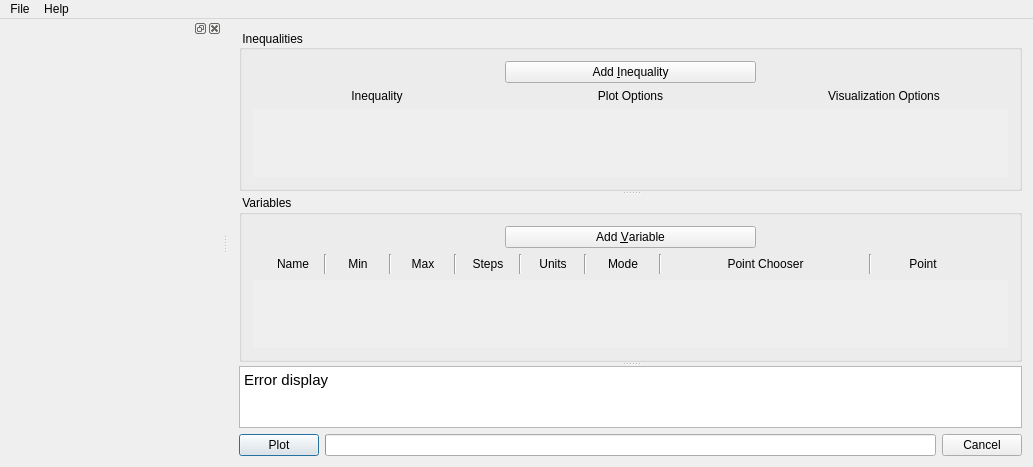
<?xml version="1.0" encoding="UTF-8"?>
<ui version="4.0">
 <class>BareMinimumPlotter</class>
 <widget class="QMainWindow" name="BareMinimumPlotter">
  <property name="geometry">
   <rect>
    <x>0</x>
    <y>0</y>
    <width>1032</width>
    <height>467</height>
   </rect>
  </property>
  <property name="windowTitle">
   <string>BareMinimumPlotter</string>
  </property>
  <widget class="QWidget" name="centralWidget">
   <layout class="QVBoxLayout" name="verticalLayout_4">
    <item>
     <widget class="QSplitter" name="splitter">
      <property name="frameShape">
       <enum>QFrame::Box</enum>
      </property>
      <property name="lineWidth">
       <number>0</number>
      </property>
      <property name="midLineWidth">
       <number>0</number>
      </property>
      <property name="orientation">
       <enum>Qt::Vertical</enum>
      </property>
      <property name="opaqueResize">
       <bool>true</bool>
      </property>
      <widget class="QGroupBox" name="groupBox_Inequalities">
       <property name="sizePolicy">
        <sizepolicy hsizetype="Preferred" vsizetype="Preferred">
         <horstretch>0</horstretch>
         <verstretch>1</verstretch>
        </sizepolicy>
       </property>
       <property name="title">
        <string> Inequalities</string>
       </property>
       <property name="alignment">
        <set>Qt::AlignLeading|Qt::AlignLeft|Qt::AlignVCenter</set>
       </property>
       <layout class="QVBoxLayout" name="layout_groupBox_Inequalities">
        <item>
         <layout class="QHBoxLayout" name="layout_AddInequality">
          <item>
           <spacer name="horizontalSpacer_4">
            <property name="orientation">
             <enum>Qt::Horizontal</enum>
            </property>
            <property name="sizeHint" stdset="0">
             <size>
              <width>40</width>
              <height>20</height>
             </size>
            </property>
           </spacer>
          </item>
          <item>
           <widget class="QPushButton" name="button_AddInequality">
            <property name="sizePolicy">
             <sizepolicy hsizetype="Expanding" vsizetype="Fixed">
              <horstretch>0</horstretch>
              <verstretch>0</verstretch>
             </sizepolicy>
            </property>
            <property name="focusPolicy">
             <enum>Qt::TabFocus</enum>
            </property>
            <property name="text">
             <string>Add &amp;Inequality</string>
            </property>
           </widget>
          </item>
          <item>
           <spacer name="horizontalSpacer_5">
            <property name="orientation">
             <enum>Qt::Horizontal</enum>
            </property>
            <property name="sizeHint" stdset="0">
             <size>
              <width>40</width>
              <height>20</height>
             </size>
            </property>
           </spacer>
          </item>
         </layout>
        </item>
        <item>
         <layout class="QHBoxLayout" name="layout_InequalityLabels">
          <item>
           <widget class="QLabel" name="label_Inequality">
            <property name="text">
             <string>Inequality</string>
            </property>
            <property name="alignment">
             <set>Qt::AlignCenter</set>
            </property>
           </widget>
          </item>
          <item>
           <widget class="QLabel" name="label_InequalityPlotOption">
            <property name="text">
             <string>Plot Options</string>
            </property>
            <property name="alignment">
             <set>Qt::AlignCenter</set>
            </property>
           </widget>
          </item>
          <item>
           <widget class="QLabel" name="label_InequalityVisualization">
            <property name="text">
             <string>Visualization Options</string>
            </property>
            <property name="alignment">
             <set>Qt::AlignCenter</set>
            </property>
           </widget>
          </item>
         </layout>
        </item>
        <item>
         <widget class="QScrollArea" name="scrollArea_InequalityInputs">
          <property name="sizePolicy">
           <sizepolicy hsizetype="Expanding" vsizetype="Preferred">
            <horstretch>0</horstretch>
            <verstretch>0</verstretch>
           </sizepolicy>
          </property>
          <property name="minimumSize">
           <size>
            <width>0</width>
            <height>0</height>
           </size>
          </property>
          <property name="baseSize">
           <size>
            <width>0</width>
            <height>0</height>
           </size>
          </property>
          <property name="focusPolicy">
           <enum>Qt::TabFocus</enum>
          </property>
          <property name="frameShape">
           <enum>QFrame::NoFrame</enum>
          </property>
          <property name="horizontalScrollBarPolicy">
           <enum>Qt::ScrollBarAlwaysOff</enum>
          </property>
          <property name="widgetResizable">
           <bool>true</bool>
          </property>
          <widget class="QWidget" name="scrollAreaWidget_InequalityInputs">
           <property name="geometry">
            <rect>
             <x>0</x>
             <y>0</y>
             <width>769</width>
             <height>76</height>
            </rect>
           </property>
           <layout class="QVBoxLayout" name="verticalLayout">
            <item>
             <layout class="QVBoxLayout" name="layout_Inequality"/>
            </item>
           </layout>
          </widget>
         </widget>
        </item>
       </layout>
      </widget>
      <widget class="QGroupBox" name="groupBox_Variables">
       <property name="sizePolicy">
        <sizepolicy hsizetype="Preferred" vsizetype="Preferred">
         <horstretch>0</horstretch>
         <verstretch>1</verstretch>
        </sizepolicy>
       </property>
       <property name="title">
        <string> Variables</string>
       </property>
       <property name="flat">
        <bool>true</bool>
       </property>
       <property name="checkable">
        <bool>false</bool>
       </property>
       <layout class="QVBoxLayout" name="layout_groupBox_Variables">
        <item>
         <layout class="QHBoxLayout" name="layout_AddVariable">
          <property name="bottomMargin">
           <number>0</number>
          </property>
          <item>
           <spacer name="horizontalSpacer">
            <property name="orientation">
             <enum>Qt::Horizontal</enum>
            </property>
            <property name="sizeHint" stdset="0">
             <size>
              <width>40</width>
              <height>20</height>
             </size>
            </property>
           </spacer>
          </item>
          <item>
           <widget class="QPushButton" name="button_AddVariable">
            <property name="sizePolicy">
             <sizepolicy hsizetype="Expanding" vsizetype="Fixed">
              <horstretch>0</horstretch>
              <verstretch>0</verstretch>
             </sizepolicy>
            </property>
            <property name="focusPolicy">
             <enum>Qt::TabFocus</enum>
            </property>
            <property name="text">
             <string>Add &amp;Variable</string>
            </property>
           </widget>
          </item>
          <item>
           <spacer name="horizontalSpacer_2">
            <property name="orientation">
             <enum>Qt::Horizontal</enum>
            </property>
            <property name="sizeHint" stdset="0">
             <size>
              <width>40</width>
              <height>20</height>
             </size>
            </property>
           </spacer>
          </item>
         </layout>
        </item>
        <item>
         <layout class="QHBoxLayout" name="layout_VariableLabels">
          <property name="spacing">
           <number>6</number>
          </property>
          <property name="sizeConstraint">
           <enum>QLayout::SetDefaultConstraint</enum>
          </property>
          <property name="bottomMargin">
           <number>0</number>
          </property>
          <item>
           <spacer name="horizontalSpacer_6">
            <property name="orientation">
             <enum>Qt::Horizontal</enum>
            </property>
            <property name="sizeType">
             <enum>QSizePolicy::Minimum</enum>
            </property>
            <property name="sizeHint" stdset="0">
             <size>
              <width>15</width>
              <height>20</height>
             </size>
            </property>
           </spacer>
          </item>
          <item>
           <widget class="QLabel" name="label_VariableName">
            <property name="minimumSize">
             <size>
              <width>50</width>
              <height>0</height>
             </size>
            </property>
            <property name="text">
             <string>Name</string>
            </property>
            <property name="alignment">
             <set>Qt::AlignCenter</set>
            </property>
           </widget>
          </item>
          <item>
           <widget class="Line" name="line">
            <property name="orientation">
             <enum>Qt::Vertical</enum>
            </property>
           </widget>
          </item>
          <item>
           <widget class="QLabel" name="label_VariableMin">
            <property name="minimumSize">
             <size>
              <width>50</width>
              <height>0</height>
             </size>
            </property>
            <property name="text">
             <string>Min</string>
            </property>
            <property name="alignment">
             <set>Qt::AlignCenter</set>
            </property>
           </widget>
          </item>
          <item>
           <widget class="Line" name="line_2">
            <property name="orientation">
             <enum>Qt::Vertical</enum>
            </property>
           </widget>
          </item>
          <item>
           <widget class="QLabel" name="label_VariableMx">
            <property name="minimumSize">
             <size>
              <width>50</width>
              <height>0</height>
             </size>
            </property>
            <property name="text">
             <string>Max</string>
            </property>
            <property name="alignment">
             <set>Qt::AlignCenter</set>
            </property>
           </widget>
          </item>
          <item>
           <widget class="Line" name="line_3">
            <property name="orientation">
             <enum>Qt::Vertical</enum>
            </property>
           </widget>
          </item>
          <item>
           <widget class="QLabel" name="label_VariableElements">
            <property name="minimumSize">
             <size>
              <width>50</width>
              <height>0</height>
             </size>
            </property>
            <property name="text">
             <string>Steps</string>
            </property>
            <property name="alignment">
             <set>Qt::AlignCenter</set>
            </property>
           </widget>
          </item>
          <item>
           <widget class="Line" name="line_4">
            <property name="orientation">
             <enum>Qt::Vertical</enum>
            </property>
           </widget>
          </item>
          <item>
           <widget class="QLabel" name="label_VariableUnits">
            <property name="minimumSize">
             <size>
              <width>50</width>
              <height>0</height>
             </size>
            </property>
            <property name="text">
             <string>Units</string>
            </property>
            <property name="alignment">
             <set>Qt::AlignCenter</set>
            </property>
           </widget>
          </item>
          <item>
           <widget class="Line" name="line_5">
            <property name="orientation">
             <enum>Qt::Vertical</enum>
            </property>
           </widget>
          </item>
          <item>
           <widget class="QLabel" name="label_VariablePlotMode">
            <property name="sizePolicy">
             <sizepolicy hsizetype="Fixed" vsizetype="Preferred">
              <horstretch>0</horstretch>
              <verstretch>0</verstretch>
             </sizepolicy>
            </property>
            <property name="minimumSize">
             <size>
              <width>60</width>
              <height>0</height>
             </size>
            </property>
            <property name="baseSize">
             <size>
              <width>70</width>
              <height>0</height>
             </size>
            </property>
            <property name="text">
             <string>Mode</string>
            </property>
            <property name="scaledContents">
             <bool>false</bool>
            </property>
            <property name="alignment">
             <set>Qt::AlignCenter</set>
            </property>
            <property name="wordWrap">
             <bool>false</bool>
            </property>
           </widget>
          </item>
          <item>
           <widget class="Line" name="line_6">
            <property name="orientation">
             <enum>Qt::Vertical</enum>
            </property>
           </widget>
          </item>
          <item>
           <widget class="QLabel" name="label_VariablePointChooser">
            <property name="minimumSize">
             <size>
              <width>195</width>
              <height>0</height>
             </size>
            </property>
            <property name="baseSize">
             <size>
              <width>200</width>
              <height>0</height>
             </size>
            </property>
            <property name="text">
             <string>Point Chooser</string>
            </property>
            <property name="alignment">
             <set>Qt::AlignCenter</set>
            </property>
           </widget>
          </item>
          <item>
           <widget class="Line" name="line_7">
            <property name="orientation">
             <enum>Qt::Vertical</enum>
            </property>
           </widget>
          </item>
          <item>
           <widget class="QLabel" name="label_VariableChosenPoint">
            <property name="sizePolicy">
             <sizepolicy hsizetype="Fixed" vsizetype="Preferred">
              <horstretch>0</horstretch>
              <verstretch>0</verstretch>
             </sizepolicy>
            </property>
            <property name="minimumSize">
             <size>
              <width>90</width>
              <height>0</height>
             </size>
            </property>
            <property name="baseSize">
             <size>
              <width>80</width>
              <height>0</height>
             </size>
            </property>
            <property name="text">
             <string>Point</string>
            </property>
            <property name="alignment">
             <set>Qt::AlignCenter</set>
            </property>
           </widget>
          </item>
          <item>
           <spacer name="horizontalSpacer_3">
            <property name="orientation">
             <enum>Qt::Horizontal</enum>
            </property>
            <property name="sizeType">
             <enum>QSizePolicy::Minimum</enum>
            </property>
            <property name="sizeHint" stdset="0">
             <size>
              <width>40</width>
              <height>20</height>
             </size>
            </property>
           </spacer>
          </item>
         </layout>
        </item>
        <item>
         <widget class="QScrollArea" name="scrollArea_VariableInputs">
          <property name="sizePolicy">
           <sizepolicy hsizetype="Expanding" vsizetype="Expanding">
            <horstretch>0</horstretch>
            <verstretch>0</verstretch>
           </sizepolicy>
          </property>
          <property name="minimumSize">
           <size>
            <width>0</width>
            <height>0</height>
           </size>
          </property>
          <property name="baseSize">
           <size>
            <width>800</width>
            <height>90</height>
           </size>
          </property>
          <property name="focusPolicy">
           <enum>Qt::TabFocus</enum>
          </property>
          <property name="frameShape">
           <enum>QFrame::NoFrame</enum>
          </property>
          <property name="frameShadow">
           <enum>QFrame::Sunken</enum>
          </property>
          <property name="horizontalScrollBarPolicy">
           <enum>Qt::ScrollBarAsNeeded</enum>
          </property>
          <property name="sizeAdjustPolicy">
           <enum>QAbstractScrollArea::AdjustIgnored</enum>
          </property>
          <property name="widgetResizable">
           <bool>true</bool>
          </property>
          <widget class="QWidget" name="scrollAreaWidget_VariableInputs">
           <property name="geometry">
            <rect>
             <x>0</x>
             <y>0</y>
             <width>769</width>
             <height>76</height>
            </rect>
           </property>
           <layout class="QVBoxLayout" name="verticalLayout_2">
            <property name="leftMargin">
             <number>0</number>
            </property>
            <property name="rightMargin">
             <number>0</number>
            </property>
            <item>
             <layout class="QVBoxLayout" name="layout_Variable"/>
            </item>
           </layout>
          </widget>
         </widget>
        </item>
       </layout>
      </widget>
      <widget class="QTextEdit" name="textEditError">
       <property name="enabled">
        <bool>true</bool>
       </property>
       <property name="sizePolicy">
        <sizepolicy hsizetype="Expanding" vsizetype="MinimumExpanding">
         <horstretch>0</horstretch>
         <verstretch>0</verstretch>
        </sizepolicy>
       </property>
       <property name="minimumSize">
        <size>
         <width>0</width>
         <height>30</height>
        </size>
       </property>
       <property name="maximumSize">
        <size>
         <width>16777215</width>
         <height>16777215</height>
        </size>
       </property>
       <property name="baseSize">
        <size>
         <width>0</width>
         <height>60</height>
        </size>
       </property>
       <property name="focusPolicy">
        <enum>Qt::NoFocus</enum>
       </property>
       <property name="html">
        <string>&lt;!DOCTYPE HTML PUBLIC &quot;-//W3C//DTD HTML 4.0//EN&quot; &quot;http://www.w3.org/TR/REC-html40/strict.dtd&quot;&gt;
&lt;html&gt;&lt;head&gt;&lt;meta name=&quot;qrichtext&quot; content=&quot;1&quot; /&gt;&lt;style type=&quot;text/css&quot;&gt;
p, li { white-space: pre-wrap; }
&lt;/style&gt;&lt;/head&gt;&lt;body style=&quot; font-family:'Ubuntu'; font-size:11pt; font-weight:400; font-style:normal;&quot;&gt;
&lt;p style=&quot; margin-top:0px; margin-bottom:0px; margin-left:0px; margin-right:0px; -qt-block-indent:0; text-indent:0px;&quot;&gt;Error display&lt;/p&gt;&lt;/body&gt;&lt;/html&gt;</string>
       </property>
       <property name="textInteractionFlags">
        <set>Qt::TextSelectableByKeyboard|Qt::TextSelectableByMouse</set>
       </property>
      </widget>
     </widget>
    </item>
    <item>
     <layout class="QHBoxLayout" name="layout_Progress">
      <property name="topMargin">
       <number>0</number>
      </property>
      <item>
       <widget class="QPushButton" name="button_Plot">
        <property name="minimumSize">
         <size>
          <width>0</width>
          <height>0</height>
         </size>
        </property>
        <property name="baseSize">
         <size>
          <width>90</width>
          <height>0</height>
         </size>
        </property>
        <property name="focusPolicy">
         <enum>Qt::TabFocus</enum>
        </property>
        <property name="text">
         <string>Plot</string>
        </property>
        <property name="shortcut">
         <string notr="true">Ctrl+Return</string>
        </property>
        <property name="autoDefault">
         <bool>false</bool>
        </property>
        <property name="default">
         <bool>true</bool>
        </property>
        <property name="flat">
         <bool>false</bool>
        </property>
       </widget>
      </item>
      <item>
       <widget class="QProgressBar" name="progressBar">
        <property name="enabled">
         <bool>true</bool>
        </property>
        <property name="autoFillBackground">
         <bool>false</bool>
        </property>
        <property name="value">
         <number>0</number>
        </property>
        <property name="alignment">
         <set>Qt::AlignCenter</set>
        </property>
        <property name="textVisible">
         <bool>true</bool>
        </property>
        <property name="invertedAppearance">
         <bool>false</bool>
        </property>
        <property name="format">
         <string/>
        </property>
       </widget>
      </item>
      <item>
       <widget class="QPushButton" name="pushButton">
        <property name="text">
         <string>Cancel</string>
        </property>
       </widget>
      </item>
     </layout>
    </item>
   </layout>
  </widget>
  <widget class="QDockWidget" name="dockWidget">
   <attribute name="dockWidgetArea">
    <number>1</number>
   </attribute>
   <widget class="QWidget" name="dockWidgetContents">
    <layout class="QVBoxLayout" name="verticalLayout_3">
     <item>
      <widget class="QCustomPlot" name="plotter" native="true">
       <property name="sizePolicy">
        <sizepolicy hsizetype="Preferred" vsizetype="Preferred">
         <horstretch>0</horstretch>
         <verstretch>1</verstretch>
        </sizepolicy>
       </property>
       <property name="minimumSize">
        <size>
         <width>200</width>
         <height>200</height>
        </size>
       </property>
       <property name="baseSize">
        <size>
         <width>0</width>
         <height>450</height>
        </size>
       </property>
       <property name="cursor">
        <cursorShape>ArrowCursor</cursorShape>
       </property>
      </widget>
     </item>
    </layout>
   </widget>
  </widget>
  <widget class="QMenuBar" name="menuBar">
   <property name="geometry">
    <rect>
     <x>0</x>
     <y>0</y>
     <width>1032</width>
     <height>25</height>
    </rect>
   </property>
   <widget class="QMenu" name="menuFile">
    <property name="title">
     <string>File</string>
    </property>
    <addaction name="actionNew"/>
    <addaction name="actionOpen"/>
    <addaction name="separator"/>
    <addaction name="actionSaveAs"/>
    <addaction name="separator"/>
    <addaction name="actionExit"/>
   </widget>
   <widget class="QMenu" name="menuHelp">
    <property name="title">
     <string>Help</string>
    </property>
    <addaction name="actionManual"/>
    <addaction name="actionAbout"/>
   </widget>
   <addaction name="menuFile"/>
   <addaction name="menuHelp"/>
  </widget>
  <action name="actionManual">
   <property name="text">
    <string>Manual</string>
   </property>
  </action>
  <action name="actionAbout">
   <property name="text">
    <string>About</string>
   </property>
  </action>
  <action name="actionNew">
   <property name="text">
    <string>New</string>
   </property>
  </action>
  <action name="actionOpen">
   <property name="text">
    <string>Open</string>
   </property>
  </action>
  <action name="actionSaveAs">
   <property name="text">
    <string>Save As...</string>
   </property>
  </action>
  <action name="actionExit">
   <property name="text">
    <string>Exit</string>
   </property>
  </action>
 </widget>
 <layoutdefault spacing="6" margin="11"/>
 <customwidgets>
  <customwidget>
   <class>QCustomPlot</class>
   <extends>QWidget</extends>
   <header>qcustomplot.h</header>
   <container>1</container>
  </customwidget>
 </customwidgets>
 <tabstops>
  <tabstop>button_AddInequality</tabstop>
  <tabstop>button_AddVariable</tabstop>
  <tabstop>scrollArea_InequalityInputs</tabstop>
  <tabstop>scrollArea_VariableInputs</tabstop>
  <tabstop>textEditError</tabstop>
 </tabstops>
 <resources/>
 <connections>
  <connection>
   <sender>actionExit</sender>
   <signal>triggered()</signal>
   <receiver>BareMinimumPlotter</receiver>
   <slot>close()</slot>
   <hints>
    <hint type="sourcelabel">
     <x>-1</x>
     <y>-1</y>
    </hint>
    <hint type="destinationlabel">
     <x>515</x>
     <y>220</y>
    </hint>
   </hints>
  </connection>
  <connection>
   <sender>actionAbout</sender>
   <signal>triggered()</signal>
   <receiver>BareMinimumPlotter</receiver>
   <slot>menu_about()</slot>
   <hints>
    <hint type="sourcelabel">
     <x>-1</x>
     <y>-1</y>
    </hint>
    <hint type="destinationlabel">
     <x>515</x>
     <y>220</y>
    </hint>
   </hints>
  </connection>
  <connection>
   <sender>actionOpen</sender>
   <signal>triggered()</signal>
   <receiver>BareMinimumPlotter</receiver>
   <slot>menu_open()</slot>
   <hints>
    <hint type="sourcelabel">
     <x>-1</x>
     <y>-1</y>
    </hint>
    <hint type="destinationlabel">
     <x>515</x>
     <y>220</y>
    </hint>
   </hints>
  </connection>
  <connection>
   <sender>actionSaveAs</sender>
   <signal>triggered()</signal>
   <receiver>BareMinimumPlotter</receiver>
   <slot>menu_saveAs()</slot>
   <hints>
    <hint type="sourcelabel">
     <x>-1</x>
     <y>-1</y>
    </hint>
    <hint type="destinationlabel">
     <x>515</x>
     <y>220</y>
    </hint>
   </hints>
  </connection>
  <connection>
   <sender>actionNew</sender>
   <signal>triggered()</signal>
   <receiver>BareMinimumPlotter</receiver>
   <slot>menu_new()</slot>
   <hints>
    <hint type="sourcelabel">
     <x>-1</x>
     <y>-1</y>
    </hint>
    <hint type="destinationlabel">
     <x>515</x>
     <y>233</y>
    </hint>
   </hints>
  </connection>
 </connections>
 <slots>
  <slot>menu_about()</slot>
  <slot>menu_open()</slot>
  <slot>menu_saveAs()</slot>
  <slot>menu_new()</slot>
 </slots>
</ui>
